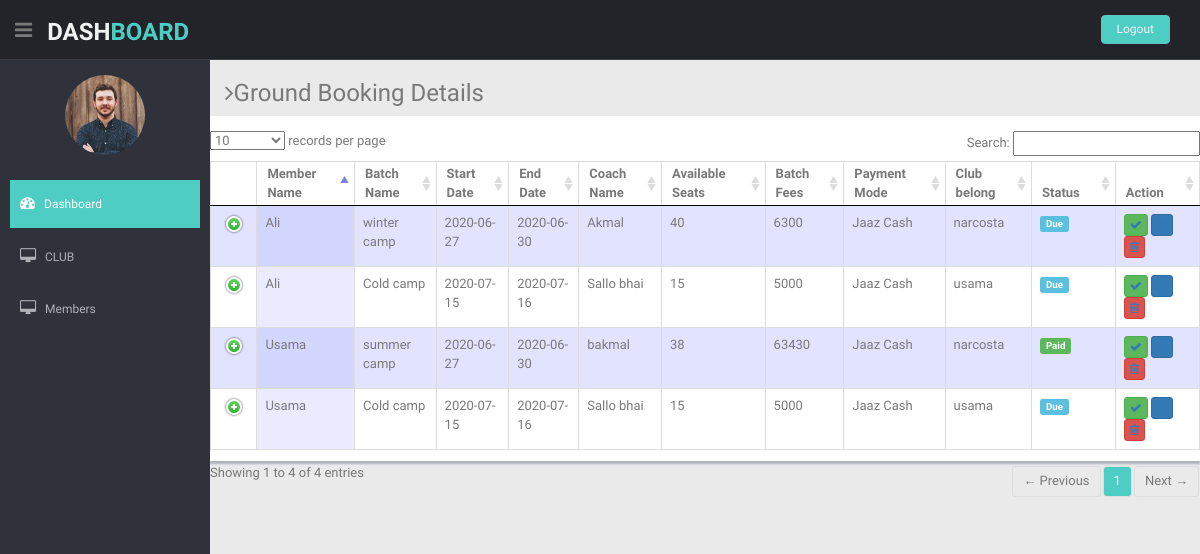
Page /Dashboard/batchRegistration.php on the earlier database version.
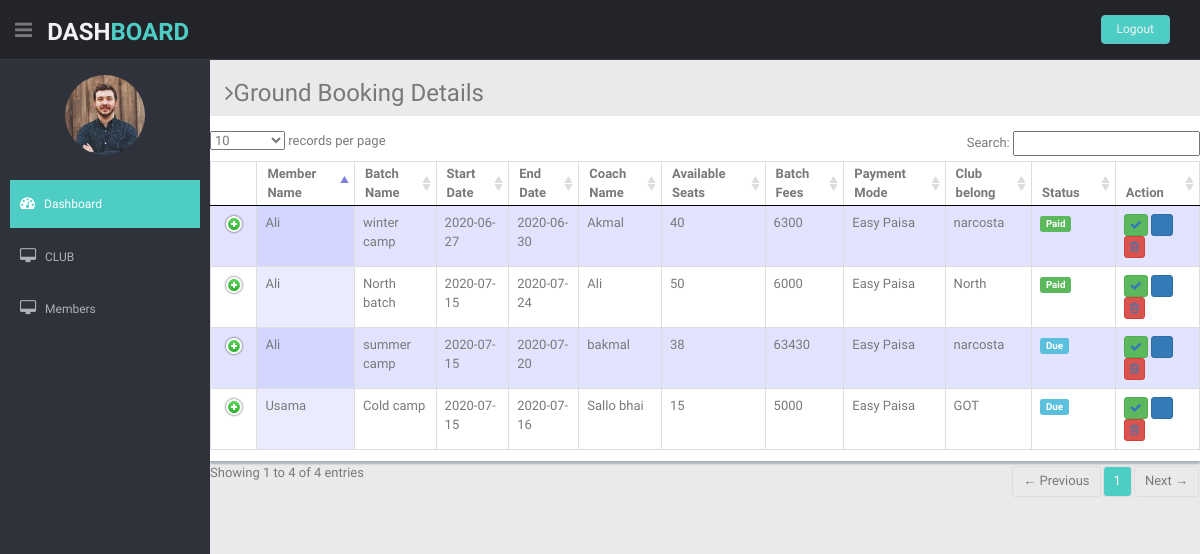
Same page on the later database version.
### tables this page shows
CREATE TABLE `training_register` (
  `id` int(11) NOT NULL,
  `batch_code` int(11) NOT NULL,
  `member_code` int(11) NOT NULL,
  `fees_paid` varchar(15) NOT NULL,
  `payment_mode` varchar(15) NOT NULL,
  `available_seats` int(11) NOT NULL,
  `register_seats` int(11) NOT NULL,
  `confirmation` varchar(50) NOT NULL
);

CREATE TABLE `register_member` (
  `member_code` int(11) NOT NULL,
  `member_name` varchar(100) NOT NULL,
  `joining_date` date NOT NULL,
  `member_cont1` varchar(11) NOT NULL,
  `member_cont2` varchar(11) DEFAULT NULL,
  `member_cnic` varchar(13) NOT NULL,
  `member_address` varchar(250) NOT NULL
);

CREATE TABLE `training_batch` (
  `batch_code` int(11) NOT NULL,
  `batch_name` varchar(50) NOT NULL,
  `batch_des` varchar(250) NOT NULL,
  `club_code` int(11) NOT NULL,
  `start_date` date NOT NULL,
  `end_date` date NOT NULL,
  `member_limit` int(3) NOT NULL,
  `eligible_criteria` varchar(150) DEFAULT NULL,
  `fees` int(7) NOT NULL,
  `coach_name` varchar(100) NOT NULL,
  `coach_name2` varchar(150) DEFAULT NULL,
  `status` varchar(50) NOT NULL
);

CREATE TABLE `register_club` (
  `club_code` int(11) NOT NULL,
  `club_name` varchar(150) NOT NULL,
  `club_des` varchar(250) NOT NULL,
  `joining_date` date NOT NULL,
  `club_president` varchar(50) NOT NULL,
  `club_president_num` varchar(150) NOT NULL,
  `club_secretary` varchar(50) NOT NULL,
  `club_secretary_num` varchar(150) NOT NULL,
  `relation_with_club` varchar(15) NOT NULL
);

### Dashboard/batchRegistration.php (the view, shortened to what this page needs)
<?php include 'connection.php';
    $q = "SELECT * FROM `training_register`";
    $r = mysqli_query($conn,$q);
?>
<!DOCTYPE html>
<html lang="en">
<head>
  <link href="lib/bootstrap/css/bootstrap.min.css" rel="stylesheet">
  <link href="lib/font-awesome/css/font-awesome.css" rel="stylesheet" />
  <link href="lib/advanced-datatable/css/demo_page.css" rel="stylesheet" />
  <link href="lib/advanced-datatable/css/demo_table.css" rel="stylesheet" />
  <link rel="stylesheet" href="lib/advanced-datatable/css/DT_bootstrap.css" />
  <link href="css/style.css" rel="stylesheet">
  <link href="css/style-responsive.css" rel="stylesheet">
</head>
<body>
  <section id="container">
      <?php include 'header.php'; ?>
    <section id="main-content">
      <section class="wrapper">
        <h3><i class="fa fa-angle-right"></i>Ground Booking Details</h3>
        <div class="row mb">
          <div class="content-panel">
            <div class="adv-table">
              <table cellpadding="0" cellspacing="0" border="0" class="display table table-bordered" id="hidden-table-info">
            <thead>
                  <tr>
                    <th>Member Name</th>
                    <th>Batch Name</th>
                    <th>Start Date</th>
                    <th>End Date</th>
                    <th>Coach Name</th>
                    <th>Available Seats</th>
                    <th>Batch Fees</th>
                    <th>Payment Mode</th>
                    <th>Club belong</th>
                    <th>Status</th>
                    <th>Action</th>
                  </tr>
            </thead>
            <tbody>
            <?php while($row = mysqli_fetch_assoc($r)) {?>
                  <tr>
                    <?php
                      $q1 = "SELECT * FROM `register_member` WHERE `member_code`='$row[member_code]'";
                      $r1 = mysqli_query($conn,$q1);
                      $member = mysqli_fetch_assoc($r1);
                      $q2 = "SELECT * FROM `training_batch` WHERE `batch_code`='$row[batch_code]'";
                      $r2 = mysqli_query($conn,$q2);
                      $batch = mysqli_fetch_assoc($r2);
                      $q3 = "SELECT * FROM `register_club` WHERE `club_code`='$batch[club_code]'";
                      $r3 = mysqli_query($conn,$q3);
                      $club = mysqli_fetch_assoc($r3);
                  ?>
                    <td><?php echo $member['member_name']; ?></td>
                    <td><?php echo $batch['batch_name']; ?></td>
                    <td><?php echo $batch['start_date']; ?></td>
                    <td><?php echo $batch['end_date']; ?></td>
                    <td><?php echo $batch['coach_name']; ?></td>
                    <td><?php echo $batch['member_limit']; ?></td>
                    <td><?php echo $batch['fees']; ?></td>
                    <td><?php echo $row['payment_mode']; ?></td>
                    <td><?php echo $club['club_name']; ?></td>
                    <?php if($row['confirmation'] == "Wait") {?>
                        <td><span class="label label-info label-mini">Due</span></td>
                    <?php }  ?>
                    <?php if($row['confirmation'] == "Confirmed") {?>
                        <td><span class="label label-success label-mini">Paid</span></td>
                    <?php }  ?>
                    <td>
                      <button class="btn btn-success btn-xs"><a href="batchRegistrationEdit&Delete.php?id=<?php echo $row['id']?>&stat=Confirmed"><i class="fa fa-check"></i></a></button>
                      <button class="btn btn-primary btn-xs"><a href="batchRegistrationEdit&Delete.php?id=<?php echo $row['id']?>&stat=Wait"><i class="fa fa-pencil"></i></a></button>
                      <button class="btn btn-danger btn-xs"><a href="batchRegistrationEdit&Delete.php?id=<?php echo $row['id']?>&stat=Delete"><i class="fa fa-trash-o "></i></a></button>
                    </td>
                    <?php } ?>
                 </tr>
            </tbody>
              </table>
            </div>
          </div>
        </div>
      </section>
    </section>
  </section>
</body>
</html>

Differences in the rows shown:
removed training_register: member_code.member_name "Usama", batch_code.batch_name "summer camp", batch_code.start_date "2020-06-27", batch_code.end_date "2020-06-30", batch_code.coach_name "bakmal", batch_code.member_limit "38", batch_code.fees "63430", payment_mode "Jaaz Cash", register_club.club_name "narcosta", confirmation "Paid"
removed training_register: member_code.member_name "Usama", batch_code.batch_name "Cold camp", batch_code.start_date "2020-07-15", batch_code.end_date "2020-07-16", batch_code.coach_name "Sallo bhai", batch_code.member_limit "15", batch_code.fees "5000", payment_mode "Jaaz Cash", register_club.club_name "usama", confirmation "Due"
removed training_register: member_code.member_name "Ali", batch_code.batch_name "winter camp", batch_code.start_date "2020-06-27", batch_code.end_date "2020-06-30", batch_code.coach_name "Akmal", batch_code.member_limit "40", batch_code.fees "6300", payment_mode "Jaaz Cash", register_club.club_name "narcosta", confirmation "Due"
removed training_register: member_code.member_name "Ali", batch_code.batch_name "Cold camp", batch_code.start_date "2020-07-15", batch_code.end_date "2020-07-16", batch_code.coach_name "Sallo bhai", batch_code.member_limit "15", batch_code.fees "5000", payment_mode "Jaaz Cash", register_club.club_name "usama", confirmation "Due"
added training_register: member_code.member_name "Usama", batch_code.batch_name "Cold camp", batch_code.start_date "2020-07-15", batch_code.end_date "2020-07-16", batch_code.coach_name "Sallo bhai", batch_code.member_limit "15", batch_code.fees "5000", payment_mode "Easy Paisa", register_club.club_name "GOT", confirmation "Due"
added training_register: member_code.member_name "Ali", batch_code.batch_name "winter camp", batch_code.start_date "2020-06-27", batch_code.end_date "2020-06-30", batch_code.coach_name "Akmal", batch_code.member_limit "40", batch_code.fees "6300", payment_mode "Easy Paisa", register_club.club_name "narcosta", confirmation "Paid"
added training_register: member_code.member_name "Ali", batch_code.batch_name "North batch", batch_code.start_date "2020-07-15", batch_code.end_date "2020-07-24", batch_code.coach_name "Ali", batch_code.member_limit "50", batch_code.fees "6000", payment_mode "Easy Paisa", register_club.club_name "North", confirmation "Paid"
added training_register: member_code.member_name "Ali", batch_code.batch_name "summer camp", batch_code.start_date "2020-07-15", batch_code.end_date "2020-07-20", batch_code.coach_name "bakmal", batch_code.member_limit "38", batch_code.fees "63430", payment_mode "Easy Paisa", register_club.club_name "narcosta", confirmation "Due"
